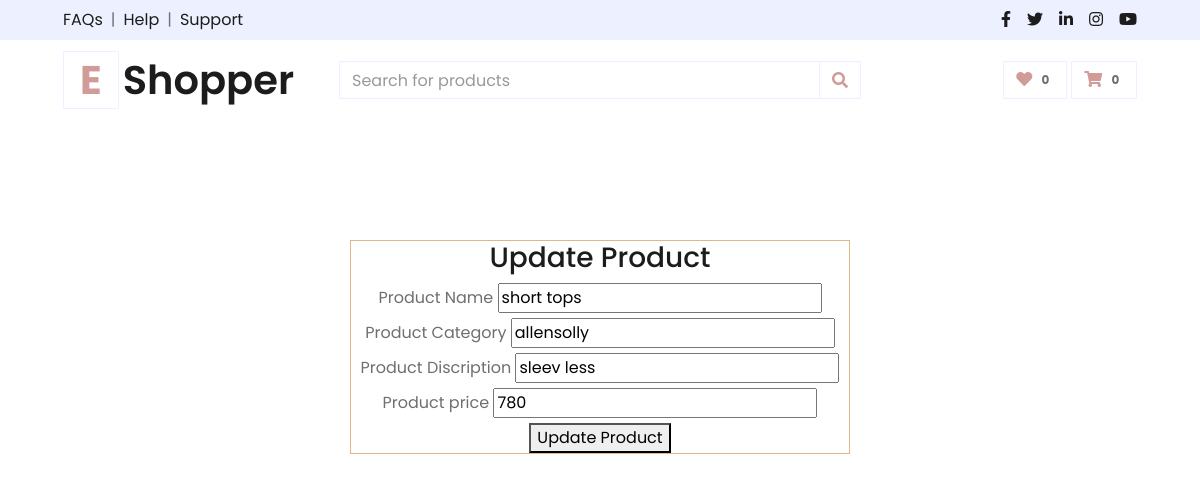
Screenshot of /adminapp/product_updatepage/5 with the database file from the repository.
### adminapp/models.py (models this page shows)
class ProductList(models.Model):
    Product_ID = models.AutoField(primary_key=True)
    Product_Name = models.CharField(max_length=200)
    Product_Catogary = models.CharField(max_length=200)
    Product_Discription = models.CharField(max_length=1000)
    Product_Price = models.CharField(max_length=100)
    Product_Image = models.ImageField(upload_to = "product_image")

### adminapp/views.py (the view)
# urls.py: path("product_updatepage/<int:pid>",views.product_updatepage,name="product_updatepage"),
def product_updatepage(request, pid):
    product = ProductList.objects.get(Product_ID=pid)
    if request.method == "POST":
        ProductList.objects.filter(Product_ID=pid).update(Product_Name=request.POST["Product_Name"],Product_Catogary=request.POST["Product_Catogary"],Product_Discription=request.POST["Product_Discription"],Product_Price=request.POST["Product_Price"])
        return redirect("adminscreen")
    return render(request, "product_updatepage.html", {"product": product})

### templates/product_updatepage.html (shortened to what this page needs)
{% extends 'admin.html' %}
{% block content %}
<div class="cont">
    <h3>Update Product</h3>
    <form method="post" enctype="multipart/form-data">
       <label for="">Product Name</label>
       <input type="text" name="Product_Name" value="{{product.Product_Name}}"><br>
       <label for="">Product Category</label>
       <input type="text" name="Product_Catogary" value="{{product.Product_Catogary}}"><br>
       <label for="">Product Discription</label>
       <input type="text" name="Product_Discription" value="{{product.Product_Discription}}"><br>
       <label for="">Product price</label>
       <input type="text" name="Product_Price" value="{{product.Product_Price}}"><br>
        <button type="submit">Update Product</button>
</form>
</div>
{% endblock%}

### static/css/adminstyles.css (style rules this page uses)
.cont { margin: auto; margin-top: 10%; border: .5px solid burlywood; width: 500px; height: auto; text-align: center; }

### rows the page displays
ProductList: Product_Name "short tops", Product_Catogary "allensolly", Product_Discription "sleev less", Product_Price "780"
